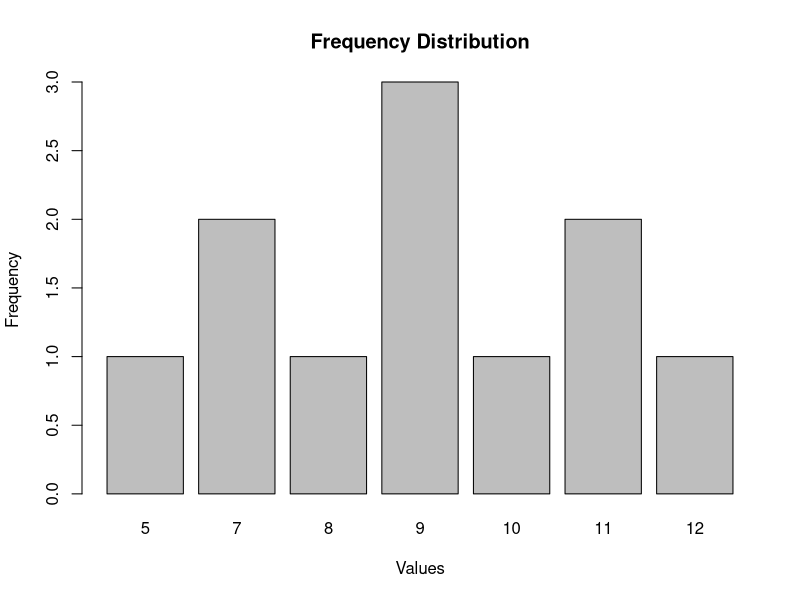

Reproduce this figure in R.
x <- c(5, 7, 7, 8, 9, 9, 9, 10, 11, 11, 12)

frequency <- table(x)

print(frequency)

barplot(frequency,
        main = "Frequency Distribution",
        xlab = "Values",
        ylab = "Frequency")
